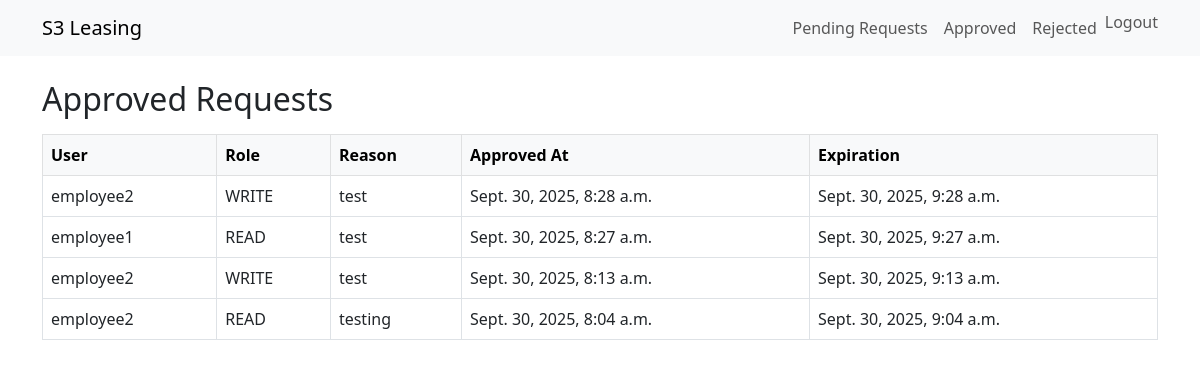
The app's page /approved/ (signed in), older data.
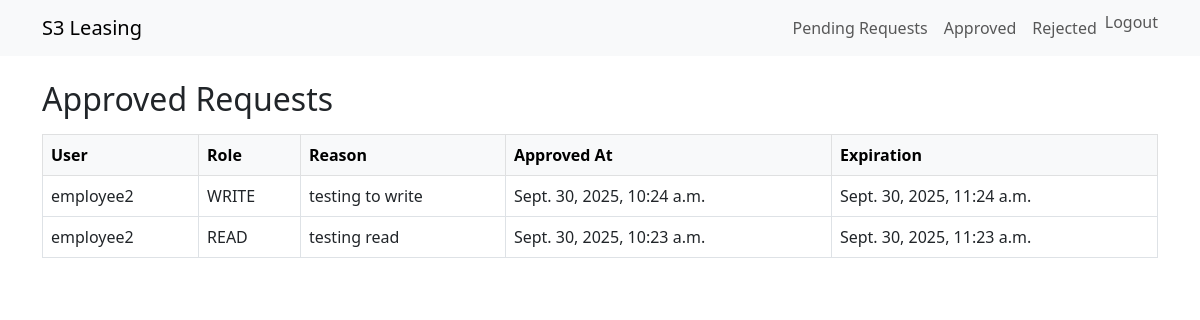
The same page, newer data.
### lease/models.py (models this page shows, shortened)
class LeaseRequest(models.Model):
    user = models.ForeignKey(User, on_delete=models.CASCADE)
    role_requested = models.CharField(max_length=5, choices=ROLE_CHOICES)
    reason = models.TextField()
    duration_seconds = models.PositiveIntegerField(default=3600)
    status = models.CharField(max_length=10, choices=STATUS_CHOICES, default='PENDING')
    approver = models.ForeignKey(User, null=True, blank=True, on_delete=models.SET_NULL, related_name='approved_requests')
    created_at = models.DateTimeField(auto_now_add=True)
    approved_at = models.DateTimeField(null=True, blank=True)
    assumed_role_arn = models.CharField(max_length=255, blank=True)
    access_key = models.CharField(max_length=255, blank=True)
    secret_key = models.CharField(max_length=255, blank=True)
    session_token = models.CharField(max_length=255, blank=True)
    expiration = models.DateTimeField(null=True, blank=True)

### lease/views.py (the view)
# urls.py: path('approved/', views.approved_requests, name='approved_requests'),
@login_required
@user_passes_test(is_admin)
def approved_requests(request):
    leases = LeaseRequest.objects.filter(status='APPROVED').order_by('-approved_at')
    return render(request, 'lease/approved_requests.html', {'leases': leases})

### lease/views.py (called while the page is built)
def is_admin(user):
    return user.is_staff

### templates/lease/approved_requests.html
{% extends 'base.html' %}
{% block content %}
<h2>Approved Requests</h2>
<table class="table table-bordered table-hover mt-3">
<thead class="table-light">
<tr>
<th>User</th>
<th>Role</th>
<th>Reason</th>
<th>Approved At</th>
<th>Expiration</th>
</tr>
</thead>
<tbody>
{% for lease in leases %}
<tr>
<td>{{ lease.user.username }}</td>
<td>{{ lease.role_requested }}</td>
<td>{{ lease.reason }}</td>
<td>{{ lease.approved_at }}</td>
<td>{{ lease.expiration|default:"-" }}</td>
</tr>
{% empty %}
<tr><td colspan="5">No approved requests.</td></tr>
{% endfor %}
</tbody>
</table>
{% endblock %}

Row changes from the older to the newer data that the page shows:
removed LeaseRequest: user.username "employee2", role_requested "WRITE", reason "test", approved_at "Sept. 30, 2025, 8:28 a.m.", expiration "Sept. 30, 2025, 9:28 a.m."
removed LeaseRequest: user.username "employee1", role_requested "READ", reason "test", approved_at "Sept. 30, 2025, 8:27 a.m.", expiration "Sept. 30, 2025, 9:27 a.m."
removed LeaseRequest: user.username "employee2", role_requested "WRITE", reason "test", approved_at "Sept. 30, 2025, 8:13 a.m.", expiration "Sept. 30, 2025, 9:13 a.m."
removed LeaseRequest: user.username "employee2", role_requested "READ", reason "testing", approved_at "Sept. 30, 2025, 8:04 a.m.", expiration "Sept. 30, 2025, 9:04 a.m."
added LeaseRequest: user.username "employee2", role_requested "WRITE", reason "testing to write", approved_at "Sept. 30, 2025, 10:24 a.m.", expiration "Sept. 30, 2025, 11:24 a.m."
added LeaseRequest: user.username "employee2", role_requested "READ", reason "testing read", approved_at "Sept. 30, 2025, 10:23 a.m.", expiration "Sept. 30, 2025, 11:23 a.m."
